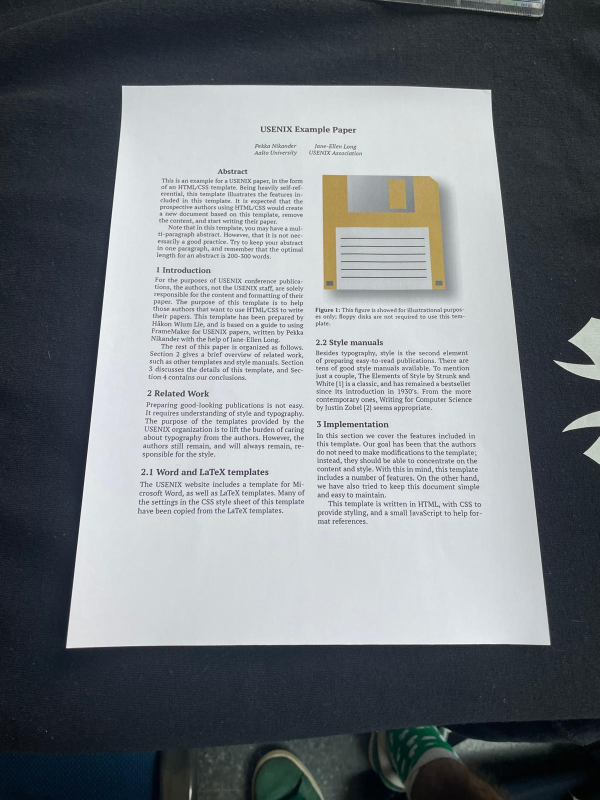
#> input picture imago2.jpeg, 1200 x 1600 px (shown at 1/2 size)
$ python -i dlt.py   (imports and definitions only)
#> lines starting #> are read from the running program, lines starting #| are printed output that depends on the picture; after the words box and inside, x2 and y2 are one past the last pixel; in counts of white or black regions, pixels touching at a corner belong together
import cv2
import numpy as np
import argparse
import os

def order_points(pts):

    if pts.shape != (4, 2):
        print(f"Error: Expected 4 points, but got {pts.shape[0]}")
        return None

    # Initialize a list of coordinates that will be ordered
    rect = np.zeros((4, 2), dtype="float32")


    s = pts.sum(axis=1)
    rect[0] = pts[np.argmin(s)] # Top-left
    rect[2] = pts[np.argmax(s)] # Bottom-right


    diff = np.diff(pts, axis=1) # Computes y - x
    rect[1] = pts[np.argmin(diff)] # Top-right
    rect[3] = pts[np.argmax(diff)] # Bottom-left

    # Return the ordered coordinates
    return rect

def perspective_transform(image, pts):

    rect = order_points(pts)
    if rect is None:
        return None
    (tl, tr, br, bl) = rect


    widthA = np.sqrt(((br[0] - bl[0]) ** 2) + ((br[1] - bl[1]) ** 2))
    widthB = np.sqrt(((tr[0] - tl[0]) ** 2) + ((tr[1] - tl[1]) ** 2))
    maxWidth = max(int(widthA), int(widthB))


    heightA = np.sqrt(((tr[0] - br[0]) ** 2) + ((tr[1] - br[1]) ** 2))
    heightB = np.sqrt(((tl[0] - bl[0]) ** 2) + ((tl[1] - bl[1]) ** 2))
    maxHeight = max(int(heightA), int(heightB))


    dst = np.array([
        [0, 0],                # Top-left
        [maxWidth - 1, 0],     # Top-right
        [maxWidth - 1, maxHeight - 1], # Bottom-right
        [0, maxHeight - 1]     # Bottom-left
    ], dtype="float32")


    M = cv2.getPerspectiveTransform(rect, dst)
    if M is None:
        print("Error: Could not compute perspective transform matrix.")
        return None


    warped = cv2.warpPerspective(image, M, (maxWidth, maxHeight))

    return warped

def find_document_contour(image):

    ratio = image.shape[0] / 500.0

    resized_image = cv2.resize(image, (int(image.shape[1] / ratio), 500))


    gray = cv2.cvtColor(resized_image, cv2.COLOR_BGR2GRAY)
    gray = cv2.GaussianBlur(gray, (5, 5), 0)
    edged = cv2.Canny(gray, 75, 200)

    print("STEP 1: Edge Detection")


    contours, hierarchy = cv2.findContours(edged.copy(), cv2.RETR_LIST, cv2.CHAIN_APPROX_SIMPLE)

    contours = sorted(contours, key=cv2.contourArea, reverse=True)[:5]

    screenCnt = None

    print("STEP 2: Find contours of paper")

    for c in contours:

        peri = cv2.arcLength(c, True)

        approx = cv2.approxPolyDP(c, 0.02 * peri, True)

        print(len(approx))
        if len(approx) == 4:
            screenCnt = approx
            print(f"Found contour with 4 points: {screenCnt.reshape(4, 2)}")
            break

    if screenCnt is None:

        return None


    return screenCnt.reshape(4, 2) * ratio


def process_document_perspective(input_image_path: str, output_image_path: str) -> str | None:
    """
    Loads an image, finds document contour, applies perspective transform, and saves it.
    Returns the path to the warped image if successful, None otherwise.
    """
#> called with input_image_path = '../imago2.jpeg', output_image_path = 'out.png'
    if not os.path.exists(input_image_path):
        print(f"Error DLT: Input image not found at {input_image_path}")
        return None

    output_dir = os.path.dirname(output_image_path)
    if output_dir and not os.path.exists(output_dir):
        try:
            os.makedirs(output_dir, exist_ok=True)
        except OSError as e:
            print(f"Error DLT: creating output directory {output_dir}: {e}")
            return None

    image = cv2.imread(input_image_path)
#> image is the input picture: shape (1600, 1200, 3); mean B, G, R 129.3, 124.8, 119.8
    if image is None:
        print(f"Error DLT: Could not load image from {input_image_path}")
        return None

    doc_contour_points = find_document_contour(image)
#> in find_document_contour, `resized_image = cv2.resize(image, (int(image.shape[1] / ratio), 500))`:
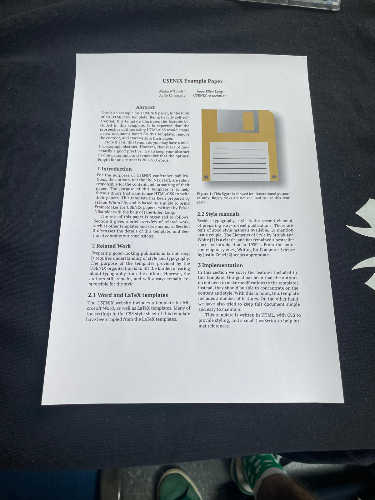
#> resized_image: shape (500, 375, 3); mean B, G, R 129.2, 124.7, 119.7
#> in find_document_contour, `gray = cv2.GaussianBlur(gray, (5, 5), 0)`:
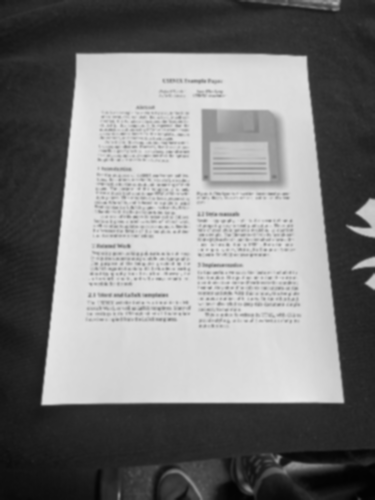
#> gray: shape (500, 375); min 2, max 234, mean 123.8
#> in find_document_contour, `edged = cv2.Canny(gray, 75, 200)`:
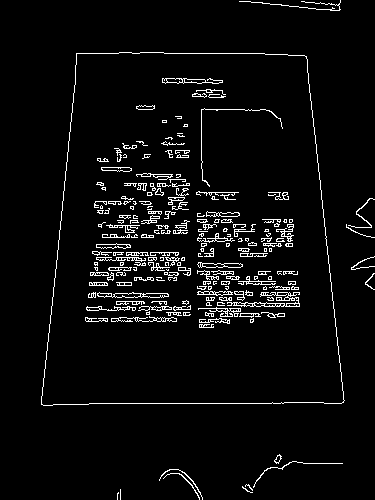
#> edged: shape (500, 375); 4.6% white in thin lines or dots, all inside (x1, y1, x2, y2) = (41, 0, 375, 500)
#> in find_document_contour, `contours, hierarchy = cv2.findContours(edged.copy(), cv2.RETR_LIST, cv..`: contours = 474 contours, 370 with area under 20; largest, box (x1, y1, x2, y2) and area: (41, 52, 345, 406) 92820, (41, 52, 345, 406) 92818, (227, 292, 300, 307) 257, (97, 292, 169, 298) 236, (162, 78, 223, 84) 163
#> in find_document_contour, `contours = sorted(contours, key=cv2.contourArea, reverse=True)[:5]`: contours = 5 contours; box (x1, y1, x2, y2) and area: (41, 52, 345, 406) 92820, (41, 52, 345, 406) 92818, (227, 292, 300, 307) 257, (97, 292, 169, 298) 236, (162, 78, 223, 84) 163
#> the loop in find_document_contour, `for c in contours: ` made 1 pass
#> (peri, screenCnt) on pass 1: (1267.5, [[76, 53], [41, 404], [343, 402], [306, 56]])
#| 4
#| Found contour with 4 points: [[ 76  53]
#|  [ 41 404]
#|  [343 402]
#|  [306  56]]
#> doc_contour_points = [[243.2, 169.6], [131.2, 1292.8], [1097.6, 1286.4], [979.2, 179.2]]

    if doc_contour_points is None:
        print("Error DLT: Failed to find document contour.")
        return None

    # print("STEP 3: Apply perspective transform") # Logging en pipeline principal
    # Pasamos image.copy() para no modificar la imagen original en memoria si se va a reusar
    warped_image = perspective_transform(image.copy(), doc_contour_points)
#> in order_points, `s = pts.sum(axis=1)`: s = [412.8, 1424, 2384, 1158.4]
#> in order_points, `diff = np.diff(pts, axis=1)`: diff = [-73.6, 1161.6, 188.8, -800]
#> in perspective_transform, `rect = order_points(pts)`: rect = [[243.2, 169.6], [979.2, 179.2], [1097.6, 1286.4], [131.2, 1292.8]]
#> in perspective_transform, `(tl, tr, br, bl) = rect`: tl = [243.2, 169.6]; tr = [979.2, 179.2]; br = [1097.6, 1286.4]; bl = [131.2, 1292.8]
#> in perspective_transform, `widthA = np.sqrt(((br[0] - bl[0]) ** 2) + ((br[1] - bl[1]) ** 2))`: widthA = 966.4
#> in perspective_transform, `widthB = np.sqrt(((tr[0] - tl[0]) ** 2) + ((tr[1] - tl[1]) ** 2))`: widthB = 736.1
#> in perspective_transform, `maxWidth = max(int(widthA), int(widthB))`: maxWidth = 966
#> in perspective_transform, `heightA = np.sqrt(((tr[0] - br[0]) ** 2) + ((tr[1] - br[1]) ** 2))`: heightA = 1113.5
#> in perspective_transform, `heightB = np.sqrt(((tl[0] - bl[0]) ** 2) + ((tl[1] - bl[1]) ** 2))`: heightB = 1128.8
#> in perspective_transform, `maxHeight = max(int(heightA), int(heightB))`: maxHeight = 1128
#> in perspective_transform, `dst = np.array([ [0, 0],                # Top-left [maxWidth - 1, 0], ..`: dst = [[0, 0], [965, 0], [965, 1127], [0, 1127]]
#> in perspective_transform, `M = cv2.getPerspectiveTransform(rect, dst)`: M = [[1.35, 0.135, -351], [-0.018, 1.38, -229.1], [-2.21e-05, 0.000291, 1]]
#> in perspective_transform, `warped = cv2.warpPerspective(image, M, (maxWidth, maxHeight))`:
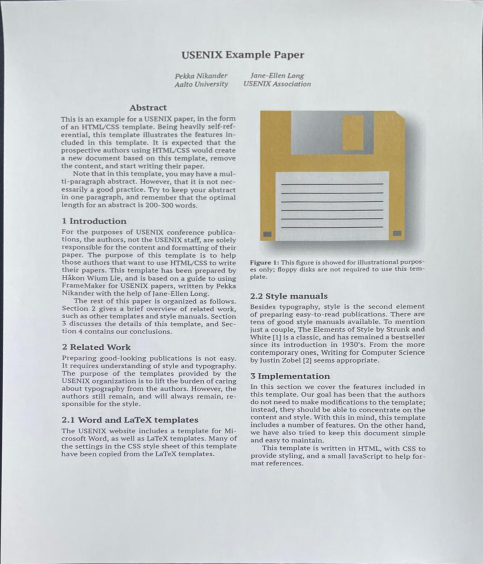
#> warped: shape (1128, 966, 3) (shown at 1/2 size); mean of channels 0, 1, 2 208.2, 207, 203.5; drawn as B, G, R

    if warped_image is None:
        print("Error DLT: Failed to apply perspective transform.")
        return None

    # print(f"STEP 4: Saving warped image to {output_image_path}") # Logging en pipeline
    # El redimensionamiento puede ser opcional o configurable
    # warped_image_resized = cv2.resize(warped_image, (1192, 1682)) #Podrías pasar esto como arg
    success = cv2.imwrite(output_image_path, warped_image) # Guardar warped_image o warped_image_resized
    if not success:
        print(f"Error DLT: Failed to save warped image to {output_image_path}")
        return None

    print(f"DLT: Warped image saved to {output_image_path}")
    return output_image_path


"""if __name__ == "__main__":
    # --- Argument Parsing ---
    ap = argparse.ArgumentParser()
    ap.add_argument("-i", "--image", required=True, help="Path to the input image")
    ap.add_argument("-o", "--output", required=True, help="Path to save the output warped image")
    args = vars(ap.parse_args())

    input_image_path = args["image"]
    output_image_path = args["output"]

    # --- Input Validation ---
    if not os.path.exists(input_image_path):
        print(f"Error: Input image not found at {input_image_path}")
        exit(1)

    output_dir = os.path.dirname(output_image_path)
    if output_dir and not os.path.exists(output_dir):
        try:
            os.makedirs(output_dir)
            print(f"Created output directory: {output_dir}")
        except OSError as e:
            print(f"Error creating output directory {output_dir}: {e}")
            exit(1)


    image = cv2.imread(input_image_path)
    if image is None:
        print(f"Error: Could not load image from {input_image_path}")
        exit(1)

    doc_contour_points = find_document_contour(image)

    if doc_contour_points is None:
        print("Failed to find document contour. Exiting.")
        exit(1)

    print("STEP 3: Apply perspective transform")
    warped_image = perspective_transform(image.copy(), doc_contour_points) # Use copy of original

    if warped_image is None:
         print("Failed to apply perspective transform. Exiting.")
         exit(1)

    print(f"STEP 4: Saving warped image to {output_image_path}")
    warped_image = cv2.resize(warped_image, (1192, 1682))
    success = cv2.imwrite(output_image_path, warped_image)
    if not success:
        print(f"Error: Failed to save warped image to {output_image_path}")
        exit(1)
    else:
        print("Warped image saved successfully.")


    display_height = 1200
    orig_h, orig_w = image.shape[:2]
    warped_h, warped_w = warped_image.shape[:2]

    orig_display_w = int(orig_w * (display_height / orig_h))
    warped_display_w = int(warped_w * (display_height / warped_h))

    cv2.imshow("Original", cv2.resize(image, (orig_display_w, display_height)))
    cv2.imshow("Warped", cv2.resize(warped_image, (warped_display_w, display_height)))
    print("Press any key to close windows.")
    cv2.waitKey(0)
    cv2.destroyAllWindows()
"""

>>> result = process_document_perspective('../imago2.jpeg', 'out.png')
